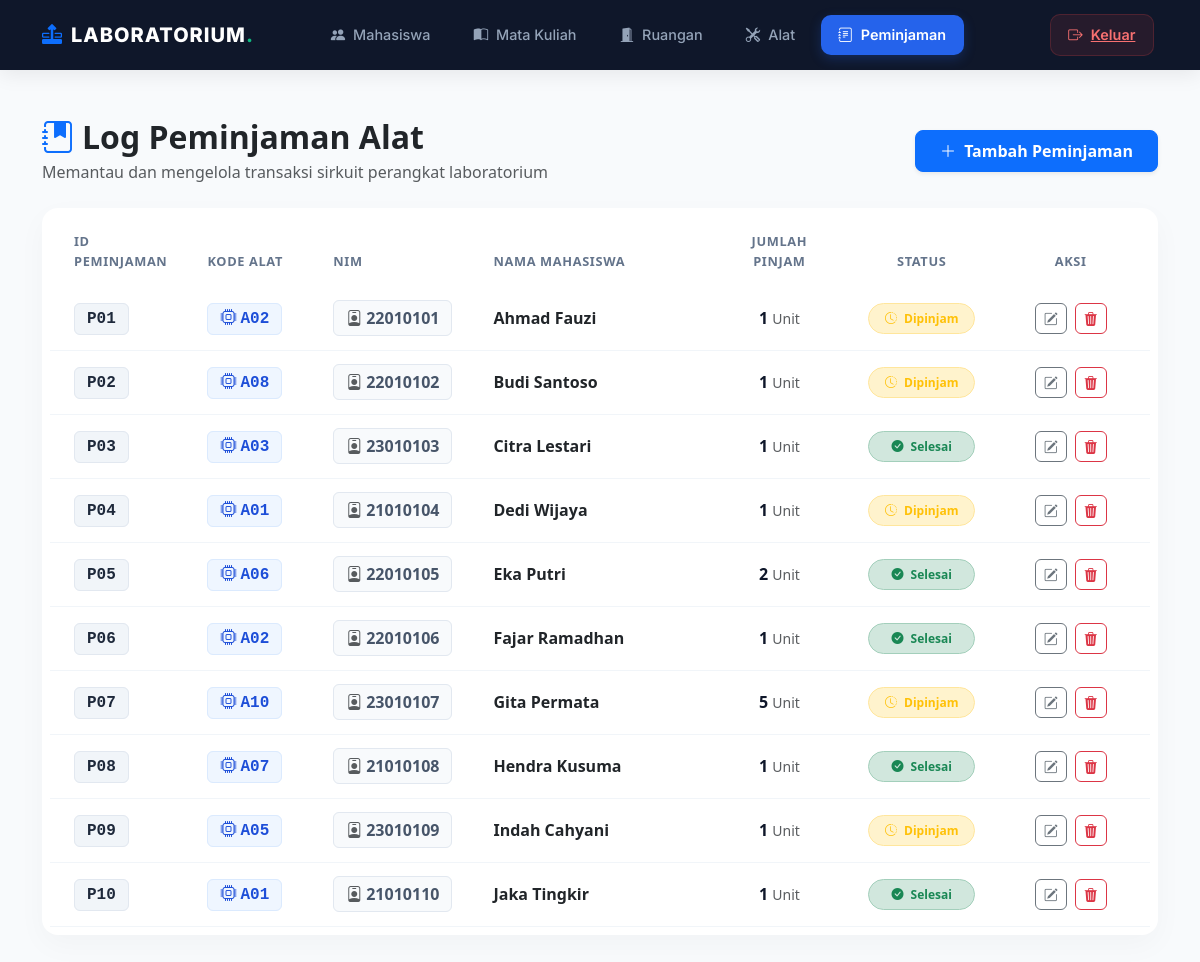
Screenshot of /peminjaman.php with the database file from the repository.
### tables this page shows
CREATE TABLE `peminjaman` (
  `ID_Alat` varchar(10) DEFAULT NULL,
  `ID_Peminjaman` varchar(10) NOT NULL,
  `NIM` varchar(15) DEFAULT NULL,
  `Jumlah` int(11) DEFAULT NULL,
  `Status` varchar(20) DEFAULT NULL
);

CREATE TABLE `mahasiswa` (
  `NIM` varchar(15) NOT NULL,
  `Nama` varchar(100) DEFAULT NULL,
  `Jenis_Kelamin` varchar(20) DEFAULT NULL,
  `Nomor_HP` varchar(20) DEFAULT NULL,
  `Kode_MK` varchar(10) NOT NULL
);

### peminjaman.php (the view, shortened to what this page needs)
<?php
include 'koneksi.php';
$query = mysqli_query($conn, "SELECT p.ID_Peminjaman, p.ID_Alat, p.NIM, m.Nama AS Nama_Mahasiswa, p.Jumlah, p.Status
                              FROM peminjaman p
                              INNER JOIN mahasiswa m ON p.NIM = m.NIM");
?>
<!DOCTYPE html>
<html lang="id">
<head>
    <link href="https://cdn.jsdelivr.net/npm/bootstrap@5.3.3/dist/css/bootstrap.min.css" rel="stylesheet">
    <link href="https://cdn.jsdelivr.net/npm/bootstrap-icons@1.11.3/font/bootstrap-icons.min.css" rel="stylesheet">
</head>
<body>
<?php include 'components/navbar.php'; ?>
<div class="container my-5">
    <div class="d-flex align-items-center justify-content-between mb-4">
        <div>
            <h2 class="fw-bold text-dark mb-1"><i class="bi bi-journal-bookmark-fill text-primary me-2"></i>Log Peminjaman Alat</h2>
            <p class="text-muted mb-0">Memantau dan mengelola transaksi sirkuit perangkat laboratorium</p>
        </div>
        <button type="button" class="btn btn-primary rounded-3 fw-semibold px-4 py-2 shadow-sm" data-bs-toggle="modal" data-bs-target="#modalTambahPeminjaman">
            <i class="bi bi-plus-lg me-1"></i> Tambah Peminjaman
        </button>
    </div>
    <div class="card card-custom p-2">
        <div class="table-responsive">
            <table class="table table-premium align-middle mb-0">
                <thead>
                    <tr>
                        <th class="ps-4" style="width: 12%;">ID Peminjaman</th>
                        <th style="width: 12%;">Kode Alat</th>
                        <th style="width: 15%;">NIM</th>
                        <th style="width: 23%;">Nama Mahasiswa</th>
                        <th class="text-center" style="width: 13%;">Jumlah Pinjam</th>
                        <th class="text-center" style="width: 10%;">Status</th>
                        <th class="text-center pe-4" style="width: 15%;">Aksi</th>
                    </tr>
                </thead>
                <tbody>
                    <?php
                    if (mysqli_num_rows($query) > 0) {
                        while($row = mysqli_fetch_assoc($query)) {
                    ?>
                        <tr>
                            <td class="ps-4"><span class="badge-peminjaman"><?php echo $row['ID_Peminjaman']; ?></span></td>
                            <td><span class="badge-alat"><i class="bi bi-cpu me-1"></i><?php echo $row['ID_Alat']; ?></span></td>
                            <td><span class="badge-nim"><i class="bi bi-person-badge text-muted me-1"></i><?php echo $row['NIM']; ?></span></td>
                            <td><strong class="text-dark"><?php echo $row['Nama_Mahasiswa']; ?></strong></td>
                            <td class="text-center"><span class="qty-text"><?php echo $row['Jumlah']; ?> <span class="text-muted fw-normal small">Unit</span></span></td>
                            <td class="text-center">
                                <?php if(trim($row['Status']) == 'Selesai') { ?>
                                    <span class="badge bg-success-subtle text-success border border-success-subtle rounded-pill px-3 py-2 fw-semibold w-100 d-inline-block">
                                        <i class="bi bi-check-circle-fill me-1"></i> Selesai
                                    </span>
                                <?php } else { ?>
                                    <span class="badge bg-warning-subtle text-warning border border-warning-subtle rounded-pill px-3 py-2 fw-semibold w-100 d-inline-block">
                                        <i class="bi bi-clock-history me-1"></i> Dipinjam
                                    </span>
                                <?php } ?>
                            </td>
                            <td class="text-center pe-4">
                                <button type="button" class="btn btn-sm btn-outline-secondary rounded-2 me-1 btn-edit"
                                        data-id="<?php echo $row['ID_Peminjaman']; ?>"
                                        data-alat="<?php echo $row['ID_Alat']; ?>"
                                        data-nim="<?php echo $row['NIM']; ?>"
                                        data-jumlah="<?php echo $row['Jumlah']; ?>"
                                        data-status="<?php echo $row['Status']; ?>">
                                    <i class="bi bi-pencil-square"></i>
                                </button>
                                <a href="proses_hapus_peminjaman.php?id=<?php echo $row['ID_Peminjaman']; ?>"
                                   class="btn btn-sm btn-outline-danger rounded-2"
                                   onclick="return confirm('Apakah Anda yakin ingin menghapus data peminjaman <?php echo $row['ID_Peminjaman']; ?>?')">
                                    <i class="bi bi-trash3-fill"></i>
                                </a>
                            </td>
                        </tr>
                    <?php
                        }
                    } ?>
                </tbody>
            </table>
        </div>
    </div>
</div>
</body>
</html>

### peminjaman.php (style rules this page uses)
body { background-color: #f8fafc; font-family: 'Segoe UI', system-ui, sans-serif; }
.card-custom { border: none; border-radius: 16px; box-shadow: 0 10px 30px rgba(0, 0, 0, 0.03); background-color: #ffffff; overflow: hidden; }
.table-premium thead { background-color: #f1f5f9; }
.table-premium th { font-weight: 700; text-transform: uppercase; font-size: 0.8rem; letter-spacing: 0.05em; color: #64748b; padding: 16px 20px; border: none; }
.table-premium tbody tr { border-bottom: 1px solid #f1f5f9; transition: all 0.2s ease; }
.table-premium td { padding: 16px 20px; vertical-align: middle; }
.badge-peminjaman { background-color: #f1f5f9; color: #1e293b; font-weight: 700; font-family: monospace; padding: 6px 12px; border-radius: 6px; border: 1px solid #e2e8f0; }
.badge-alat { background-color: #eff6ff; color: #1d4ed8; font-weight: 600; font-family: monospace; padding: 6px 12px; border-radius: 6px; border: 1px solid #dbeafe; }
.badge-nim { background-color: #f8fafc; color: #475569; font-weight: 600; padding: 6px 12px; border-radius: 6px; border: 1px solid #e2e8f0; }
.qty-text { font-weight: 700; color: #0f172a; }

### rows the page displays
peminjaman: ID_Peminjaman "P01", ID_Alat "A02", NIM "22010101", mahasiswa.Nama "Ahmad Fauzi", Jumlah "1", Status "Dipinjam" (drawn)
peminjaman: ID_Peminjaman "P02", ID_Alat "A08", NIM "22010102", mahasiswa.Nama "Budi Santoso", Jumlah "1", Status "Dipinjam" (drawn)
peminjaman: ID_Peminjaman "P03", ID_Alat "A03", NIM "23010103", mahasiswa.Nama "Citra Lestari", Jumlah "1", Status "Selesai" (drawn)
peminjaman: ID_Peminjaman "P04", ID_Alat "A01", NIM "21010104", mahasiswa.Nama "Dedi Wijaya", Jumlah "1", Status "Dipinjam" (drawn)
peminjaman: ID_Peminjaman "P05", ID_Alat "A06", NIM "22010105", mahasiswa.Nama "Eka Putri", Jumlah "2", Status "Selesai" (drawn)
peminjaman: ID_Peminjaman "P06", ID_Alat "A02", NIM "22010106", mahasiswa.Nama "Fajar Ramadhan", Jumlah "1", Status "Selesai" (drawn)
peminjaman: ID_Peminjaman "P07", ID_Alat "A10", NIM "23010107", mahasiswa.Nama "Gita Permata", Jumlah "5", Status "Dipinjam" (drawn)
peminjaman: ID_Peminjaman "P08", ID_Alat "A07", NIM "21010108", mahasiswa.Nama "Hendra Kusuma", Jumlah "1", Status "Selesai" (drawn)
peminjaman: ID_Peminjaman "P09", ID_Alat "A05", NIM "23010109", mahasiswa.Nama "Indah Cahyani", Jumlah "1", Status "Dipinjam" (drawn)
peminjaman: ID_Peminjaman "P10", ID_Alat "A01", NIM "21010110", mahasiswa.Nama "Jaka Tingkir", Jumlah "1", Status "Selesai" (drawn)
